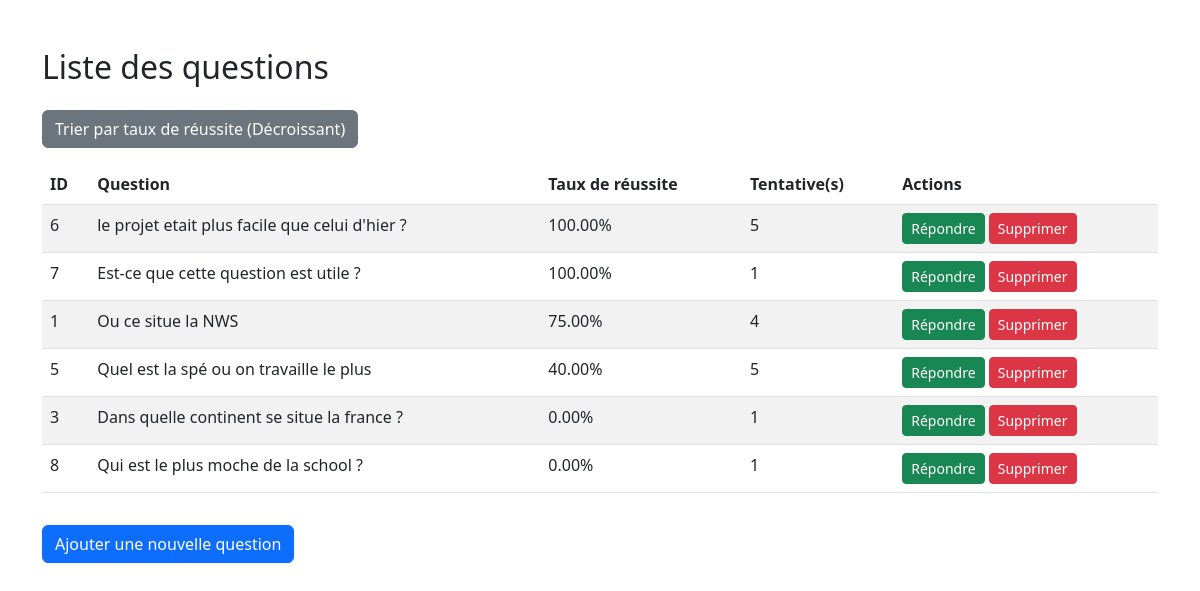
The page / on the database its author committed.
### tables this page shows
CREATE TABLE IF NOT EXISTS `questions` (
  `id` int(11) NOT NULL AUTO_INCREMENT,
  `question` text NOT NULL,
  `reponse` varchar(255) NOT NULL,
  `message_succes` text NOT NULL,
  `message_echec` text NOT NULL,
  `reussites` int(11) DEFAULT 0,
  `tentatives` int(11) DEFAULT 0,
  PRIMARY KEY (`id`)
);

### index.php (the view, shortened to what this page needs)
<?php
require_once __DIR__ . '/config/database.php';
$order = isset($_GET['order']) && $_GET['order'] === 'asc' ? 'ASC' : 'DESC';
$sql = "SELECT *,
            (CASE WHEN tentatives > 0 THEN ROUND((reussites / tentatives) * 100, 2) ELSE 0 END) AS taux_reussite
        FROM questions
        ORDER BY taux_reussite $order";
$stmt = $pdo->query($sql);
$questions = $stmt->fetchAll(PDO::FETCH_ASSOC);
$next_order = ($order === 'ASC') ? 'desc' : 'asc';
?>
<!DOCTYPE html>
<html lang="fr">
<head>
    <link href="https://cdn.jsdelivr.net/npm/bootstrap@5.3.0/dist/css/bootstrap.min.css" rel="stylesheet">
</head>
<body class="container mt-5">
    <h2 class="mb-4">Liste des questions</h2>
    <a href="index.php?order=<?= $next_order ?>" class="btn btn-secondary mb-3">
        Trier par taux de réussite (<?= $order === 'ASC' ? 'Croissant' : 'Décroissant' ?>)
    </a>
    <?php if (count($questions) > 0): ?>
        <table class="table table-striped">
            <thead>
                <tr>
                    <th>ID</th>
                    <th>Question</th>
                    <th>Taux de réussite</th>
                    <th>Tentative(s)</th>
                    <th>Actions</th>
                </tr>
            </thead>
            <tbody>
                <?php foreach ($questions as $question): ?>
                    <tr>
                        <td><?= $question['id'] ?></td>
                        <td><?= htmlspecialchars($question['question']) ?></td>
                        <td><?= $question['taux_reussite'] ?>%</td>
                        <td><?= $question['tentatives']  ?></td>
                        <td>
                            <a href="views/answer.php?id=<?= $question['id'] ?>" class="btn btn-success btn-sm">Répondre</a>
                            <a href="controllers/delete_question.php?id=<?= $question['id'] ?>" class="btn btn-danger btn-sm">Supprimer</a>
                        </td>
                    </tr>
                <?php endforeach; ?>
            </tbody>
        </table>
    <?php else: ?>
        <p>Aucune question disponible.</p>
    <?php endif; ?>
    <a href="views/add_question.php" class="btn btn-primary mt-3">Ajouter une nouvelle question</a>
</body>
</html>

### rows shown on the page
questions: id "6", question "le projet etait plus facile que celui d'hier ?", taux_reussite "100.00", tentatives "5"
questions: id "7", question "Est-ce que cette question est utile ?", taux_reussite "100.00", tentatives "1"
questions: id "1", question "Ou ce situe la NWS", taux_reussite "75.00", tentatives "4"
questions: id "5", question "Quel est la spé ou on travaille le plus", taux_reussite "40.00", tentatives "5"
questions: id "3", question "Dans quelle continent se situe la france ?", taux_reussite "0.00", tentatives "1"
questions: id "8", question "Qui est le plus moche de la school ?", taux_reussite "0.00", tentatives "1"
